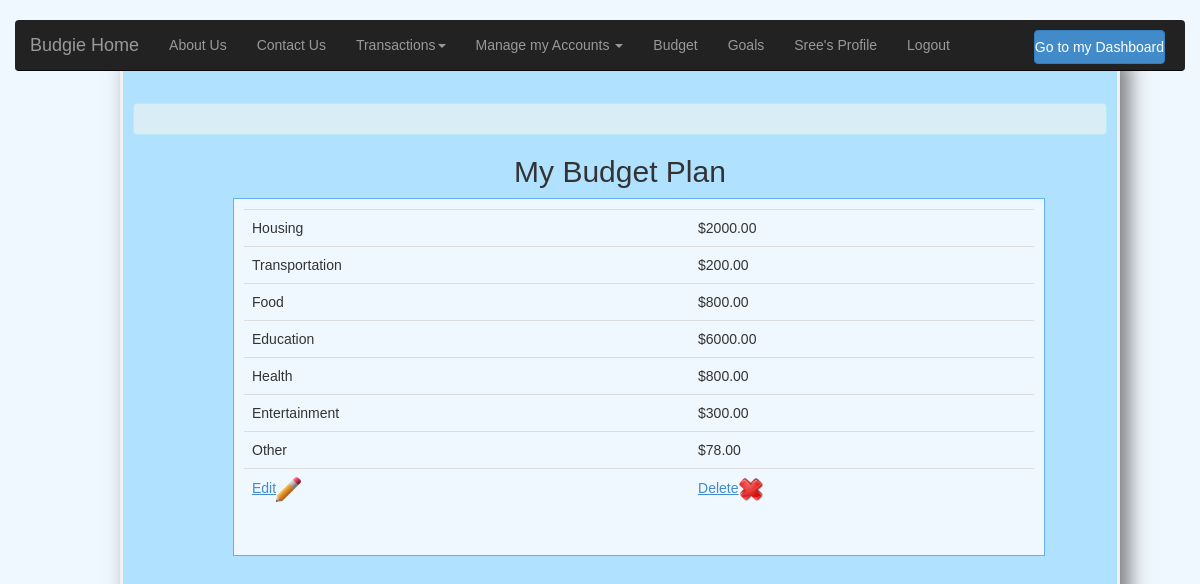
Page /budgie/view_budget (signed in) on the committed database.
### budgie/models.py (models this page shows)
class Budget(models.Model):
	user = models.OneToOneField(User)
	housing = models.DecimalField(max_digits=8, decimal_places=2, blank=False, default=0)
	transportation = models.DecimalField(max_digits=8, decimal_places=2, blank=False, default=0)
	food = models.DecimalField(max_digits=8, decimal_places=2, blank=False, default=0)
	education = models.DecimalField(max_digits=8, decimal_places=2, blank=False, default=0)
	health = models.DecimalField(max_digits=8, decimal_places=2, blank=False, default=0)
	entertainment = models.DecimalField(max_digits=8, decimal_places=2, blank=False, default=0)
	salary = models.DecimalField(max_digits=8, decimal_places=2, blank=False, default=0)
	gift = models.DecimalField(max_digits=8, decimal_places=2, blank=False, default=0)
	other = models.DecimalField(max_digits=8, decimal_places=2, blank=False, default=0)
	actual_amount_spent = models.DecimalField(max_digits=8, decimal_places=2, blank=False, default=0)
	month = models.CharField(max_length=15, blank=False, choices=settings.MONTH_CHOICES)
	year = models.CharField(max_length=4, blank=False, choices=settings.YEAR_CHOICES)

### budgie/views.py (the view)
@login_required
@transaction.atomic
def view_budget(request):
	context ={}
	context['budget'] = Budget.objects.filter(user=request.user)
	return render(request, 'budgie/view_budget.html', context)

### budgie/templates/budgie/view_budget.html (shortened to what this page needs)
{% extends "base.html" %}
{% load staticfiles %}
{% block content %}
<br>
<br>
<div class="alert alert-info">
</div>
<h2 align="center">My Budget Plan</h2>
<div class="col col-md-10" id="profileinfo-container-budget" style="margin-left: 100px;">
	{% if budget %}
			{% for b in budget %}
			<table class="table">
				<tbody>
					<tr>
						<td>Housing</td>
						<td>${{b.housing}}</td>
					</tr>
					<tr>
						<td>Transportation</td>
						<td>${{b.transportation}}</td>
					</tr>
					<tr>
						<td>Food</td>
						<td>${{b.food}}</td>
					</tr>
					<tr>
						<td>Education</td>
						<td>${{b.education}}</td>
					</tr>
					<tr>
						<td>Health</td>
						<td>${{b.health}}</td>
					</tr>
					<tr>
						<td>Entertainment</td>
						<td>${{b.entertainment}}</td>
					</tr>
					<tr>
						<td>Other</td>
						<td>${{b.other}}</td>
					</tr>
					<tr>
						<td><a href="#" class="budget_edit" id="budget_edit_{{b.id}}"><u>Edit<img src="{% static 'budgie/img/edit.png' %}"
	            		alt="Edit" width="25" height="25"></u></p></a></td>
						<td><a href="#" class="budget_delete" id="budget_delete_{{b.id}}"><u>Delete<img src="{% static 'budgie/img/delete.png' %}"
	            		alt="Delete" width="25" height="25"></u></p></a></td>
					</tr>
				</tbody>
			</table>
		{% endfor %}
	 {%else %}
	 		<table>
	            <tr><td>No budget plan... create one</td></tr>
	            <a align="center" href="{% url 'create_budget' %}"><p style="text-align:center"><img src="{% static 'budgie/img/budget.png' %}"
	            alt="Create Budget" width="50" height="50"><u>Create Budget</u></p></a>
            </table>
     {% endif %}
</div>
{% endblock %}

### budgie/templates/base.html (shortened to what this page needs)
<!DOCTYPE html>
<html lang="en">
  <head>
   {% load staticfiles %}
   {% block css %}
   <link href="{% static 'budgie/css/bootstrap.min.css' %}" rel="stylesheet">
   <link href="{% static 'budgie/css/signin.css' %}" rel="stylesheet">
   <link href="{% static 'budgie/css/custom.css' %}" rel="stylesheet">
   <link href="{% static 'budgie/css/dashboard.css' %}" rel="stylesheet">
   <link href="{% static 'budgie/css/navbar.css' %}" rel="stylesheet">
   <link href="{% static 'budgie/css/datepicker.css' %}" rel="stylesheet">
   {% endblock %}
  </head>
    <body>
    <div class="navbar-wrapper">
    <div class="container">
    <div class="navbar navbar-inverse navbar-static-top">
          <div class="container">
            <div class="navbar-header">
          <a class="navbar-brand" href="{% url 'home' %}">Budgie Home</a>
        </div>
        <div class="navbar-collapse collapse">
                <ul class="nav navbar-nav">
            <li><a href="{% url 'about' %}">About Us</a></li>
            <li><a href="{% url 'contact' %}">Contact Us</a></li>
            {% if user.is_authenticated %}
            <li class="dropdown">
                  <a id"transaction" href="#" class="dropdown-toggle" data-toggle="dropdown">Transactions<b class="caret"></b></a>
            </li>
            <li class="dropdown">
                  <a href="#" class="dropdown-toggle" data-toggle="dropdown">Manage my Accounts <b class="caret"></b></a>
            </li>
            <li><a href="{% url 'view_budget' %}">Budget</a></li>
            <li><a href="{% url 'view_goals' %}">Goals</a></li>
            <li><a id"user" href="{% url 'profile' %}">{{user.first_name}}'s Profile</a></li>
            <li><a href="{% url 'logout' %}">Logout</a></li>
            {% else %}
            <li><a href="{% url 'login' %}">Login</a><li/>
            <li><a href="{% url 'register' %}">Register</a></li>
            {% endif %}
          </ul>
          {% if user.is_authenticated %}
          <ul class="nav pull-right"><li style="margin-right: 20px;"><a align="right" class="navbar-brand" href="{% url 'dashboard' %}"><button class="btn btn-md btn-primary btn-block">Go to my Dashboard</button></a></li>
          {% endif %}
        </div>
        </div>
      </div>
    </div>
  </div>
   {% block containter %}
   <div class="col col-md-10" id="profile-container" style="margin-left: 120px;">
    {% block content %}{% endblock %}
   </div>
   {% endblock %}
  </body>
</html>

### budgie/static/budgie/css/signin.css (style rules this page uses)
body { padding-top: 40px; padding-bottom: 40px; background-color: #eee; }

### budgie/static/budgie/css/custom.css (style rules this page uses)
@media (min-width: 768px) { .navbar-wrapper { margin-top: 20px; } }
@media (min-width: 768px) { .navbar-wrapper .container { padding-right: 15px; padding-left: 15px; } }
@media (min-width: 768px) { .navbar-wrapper .navbar { padding-right: 0; padding-left: 0; } }
@media (min-width: 768px) { .navbar-wrapper .navbar { border-radius: 4px; } }

### budgie/static/budgie/css/dashboard.css (style rules this page uses)
body { padding-top: 50px; }

### budgie/static/budgie/css/navbar.css (style rules this page uses)
html { overflow-x: hidden; }
body { background-color: #F0F8FF; }
.navbar-wrapper { position: absolute; top: 0; right: 0; left: 0; z-index: 20; }
.navbar-wrapper .container { padding-right: 0; padding-left: 0; }
.navbar-wrapper .navbar { padding-right: 15px; padding-left: 15px; }
#profile-container { margin-top: 0px; min-height: 750px; border-style: solid; border-color: #F0F0F0; box-shadow: 9px 9px 20px #787878; border-width: 3px; background-color: #B0E2FF; padding-top: 10px; padding-left: 10px; padding-right: 10px; padding-bottom: 15px; }
#profileinfo-container-budget { margin-top: 0px; min-height: 250px; border-style: solid; border-color: #62B1F6; border-width: 1px; background-color: #F0F8FF; padding-top: 10px; padding-left: 10px; padding-right: 10px; padding-bottom: 15px; }
body { font-family: Arial; }

### rows in the picture
Budget: housing "2000.00", transportation "200.00", food "800.00", education "6000.00", health "800.00", entertainment "300.00", other "78.00"

### other values in the picture
{{ user.first_name }} "Sree"
